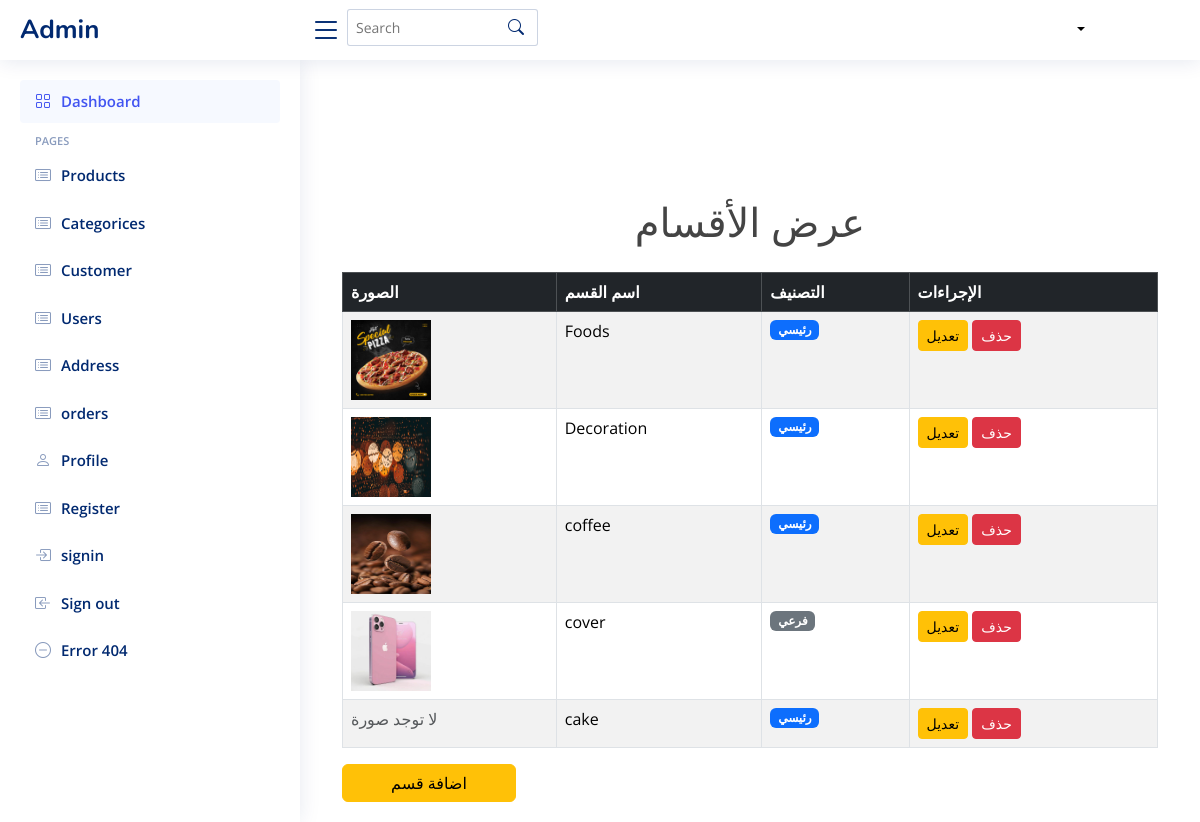
Page /showcate on the committed database.
### tables this page shows
CREATE TABLE category (
    id INTEGER PRIMARY KEY AUTOINCREMENT,
    name TEXT  NULL,
    parent_id INTEGER,
    image TEXT,
    FOREIGN KEY (parent_id) REFERENCES categories (id) ON DELETE SET NULL
);

### app.py (the view)
@app.route('/showcate')
def categories():
    conn = get_db_connection()
    cursor = conn.cursor()
    cursor.execute("SELECT * FROM category")
    categories = cursor.fetchall()
    conn.close()
    return render_template('admin/showcate.html', categories=categories)

### app.py (called while the page is built)
def get_db_connection():
    conn = sqlite3.connect('database/Eshop.db')
    conn.row_factory = sqlite3.Row  # لجلب النتائج كمصفوفات تشبه القواميس
    return conn

### templates/admin/showcate.html
{%include 'admin/header.html'%}
  <main id="main" class="main">
    <div class="container mt-5">
        <h1 class="text-center mb-4">عرض الأقسام</h1>
        <table class="table table-bordered table-striped">
            <thead class="table-dark">
                <tr>
                    <th>الصورة</th>
                    <th>اسم القسم</th>
                    <th>التصنيف</th>
                    <th>الإجراءات</th>
                </tr>
            </thead>
            <tbody>
                {% for category in categories %}
                <tr>
                    <td>
                        {% if category['image'] %}
                            <img src="{{ category['image'] }}" alt="صورة {{ category['name'] }}" width="80" height="80">
                        {% else %}
                            <span class="text-muted">لا توجد صورة</span>
                        {% endif %}
                    </td>
                    <td>{{ category['name'] }}</td>
                    <td>
                        {% if category['parent_id'] %}
                            <span class="badge bg-secondary">فرعي</span>
                        {% else %}
                            <span class="badge bg-primary">رئيسي</span>
                        {% endif %}
                    </td>
                    <td>
                        <a href="{{ url_for('edit_category', category_id=category['id']) }}" class="btn btn-warning btn-sm">تعديل</a>
                        <a href="{{ url_for('delete_category', category_id=category['id']) }}" class="btn btn-danger btn-sm" onclick="return confirm('هل أنت متأكد من الحذف؟');">حذف</a>
                    </td>
                </tr>
                {% endfor %}
            </tbody>
        </table>
        <a href="{{ url_for('add_category') }}" class="btn btn-warning ps-5 pe-5">اضافة قسم</a>
    </div>
    </main>
</body>
</html>

### templates/admin/header.html (shortened to what this page needs)
<!DOCTYPE html>
<html lang="en">
<head>
<!DOCTYPE html>
<html lang="en">
<head>
  <link href="https://cdn.jsdelivr.net/npm/bootstrap@5.3.0/dist/css/bootstrap.min.css" rel="stylesheet">
  <link href="static/vendor/bootstrap/css/bootstrap.min.css" rel="stylesheet">
  <link href="static/vendor/bootstrap-icons/bootstrap-icons.css" rel="stylesheet">
  <link href="static/vendor/boxicons/css/boxicons.min.css" rel="stylesheet">
  <link href="static/vendor/quill/quill.snow.css" rel="stylesheet">
  <link href="static/vendor/quill/quill.bubble.css" rel="stylesheet">
  <link href="static/vendor/remixicon/remixicon.css" rel="stylesheet">
  <link href="static/vendor/simple-datatables/style.css" rel="stylesheet">
  <link rel="stylesheet" href="static/css/fontawesome.min.css">
  <link rel="stylesheet" href="static/css/fontawesome.css">
  <link rel="stylesheet" href="static/css/all.min.css">
  <link href="static/css/index.css" rel="stylesheet">
</head>
<body>
  <header id="header" class="header fixed-top d-flex align-items-center">
    <div class="d-flex align-items-center justify-content-between">
      <a href="{{ url_for('home') }}" class="logo d-flex align-items-center">
        <span class="d-none d-lg-block">Admin</span>
      </a>
      <i class="bi bi-list toggle-sidebar-btn"></i>
    </div>
    <div class="search-bar">
      <form class="search-form d-flex align-items-center" method="POST" action="#">
        <input type="text" name="query" placeholder="Search" title="Enter search keyword">
        <button type="submit" title="Search"><i class="bi bi-search"></i></button>
      </form>
    </div>
      <nav class="navbar">
    <div class=" pro-info nav-item dropdown drop  p-0 d-flex ">
      <a class="info nav-link dropdown-toggle" href="#" role="button" data-bs-toggle="dropdown" aria-expanded="false">
      </a>
    </div>
    </nav>
  </header>
  <aside id="sidebar" class="sidebar">
    <ul class="sidebar-nav" id="sidebar-nav">
      <li class="nav-item">
        <a class="nav-link " href="{{url_for('home')}}">
          <i class="bi bi-grid"></i>
          <span>Dashboard</span>
        </a>
      </li>
      <li class="nav-heading">Pages</li>
      <li class="nav-item">
        <a class="nav-link collapsed" href="{{ url_for('show_product')}}">
          <i class="bi bi-card-list"></i>
          <span>Products</span>
        </a>
        </li>
        <li class="nav-item">
        <a class="nav-link collapsed" href="{{ url_for('categories') }}">
          <i class="bi bi-card-list"></i>
          <span>Categorices</span>
        </a>
      </li>
        <li class="nav-item">
        <a class="nav-link collapsed" href="{{url_for('show_seller')}}">
          <i class="bi bi-card-list"></i>
          <span>Customer</span>
        </a>
        </li>
      <li class="nav-item">
        <a class="nav-link collapsed" href="customer.html">
          <i class="bi bi-card-list"></i>
          <span>Users</span>
        </a>
      </li>
      <li class="nav-item">
        <a class="nav-link collapsed" href="address.html">
          <i class="bi bi-card-list"></i>
          <span>Address</span>
        </a>
      </li>
      <li class="nav-item">
        <a class="nav-link collapsed" href="orders.html">
          <i class="bi bi-card-list"></i>
          <span>orders</span>
        </a>
      </li>
      <li class="nav-item">
        <a class="nav-link collapsed" href="profile.html">
          <i class="bi bi-person"></i>
          <span>Profile</span>
        </a>
      </li>
      <li class="nav-item">
        <a class="nav-link collapsed" href="signup.html">
          <i class="bi bi-card-list"></i>
          <span>Register</span>
        </a>
      </li>
      <li class="nav-item">
        <a class="nav-link collapsed" href="signin.html">
          <i class="bi bi-box-arrow-in-right"></i>
          <span>signin</span>
        </a>
      </li>
      <li class="nav-item">
        <a class="nav-link collapsed" href="logout.html">
          <i class="bi bi-box-arrow-in-left"></i>
          <span>Sign out</span>
        </a>
      </li>
      <li class="nav-item">
        <a class="nav-link collapsed" href="pages-error-404.html">
          <i class="bi bi-dash-circle"></i>
          <span>Error 404</span>
        </a>
      </li>
    </ul>
  </aside>

### static/css/index.css (style rules this page uses)
:root { scroll-behavior: smooth; }
body { font-family: "Open Sans", sans-serif; background: #ffffff; color: #444444; }
a { color: #000; text-decoration: none; }
h1, h2, h3, h4, h5, h6 { font-family: "Nunito", sans-serif; }
.navbar { padding: 10px; background-color: #ffffff; margin-left: 500px; }
.navbar a, .navbar a:focus { display: flex; align-items: center; justify-content: space-between; padding: 5px 15px 7px 15px; margin-left: 5px; font-size: 14px; color: #000; white-space: nowrap; transition: 0.3s; border-radius: 50px; }
#main { margin-top: 60px; padding: 20px 30px; transition: all 0.3s; }
.logo { line-height: 1; }
@media (min-width: 1200px) { .logo { width: 280px; } }
.logo span { font-size: 26px; font-weight: 700; color: #012970; font-family: "Nunito", sans-serif; }
.header { transition: all 0.5s; z-index: 997; height: 60px; box-shadow: 0px 2px 20px rgba(1, 41, 112, 0.1); background-color: #fff; padding-left: 20px; }
.header .toggle-sidebar-btn { font-size: 32px; padding-left: 10px; cursor: pointer; color: #012970; }
.header .search-bar { margin-top: 10px; padding: 0 5px; }
.header .search-form { width: 100%; }
.header .search-form input { border: 0; font-size: 14px; color: #012970; border: 1px solid rgba(1, 41, 112, 0.2); padding: 7px 38px 7px 8px; border-radius: 3px; transition: 0.3s; width: 100%; }
.header .search-form button { border: 0; padding: 0; margin-left: -30px; background: none; }
.header .search-form button i { color: #012970; }
.sidebar { position: fixed; top: 60px; left: 0; bottom: 0; width: 300px; z-index: 996; transition: all 0.3s; padding: 20px; overflow-y: auto; scrollbar-width: thin; scrollbar-color: #aab7cf transparent; box-shadow: 0px 0px 20px rgba(1, 41, 112, 0.1); background-color: #fff; }
@media (min-width: 1200px) { #main, #footer { margin-left: 300px; } }
.sidebar-nav { padding: 0; margin: 0; list-style: none; }
.sidebar-nav li { padding: 0; margin: 0; list-style: none; }
.sidebar-nav .nav-item { margin-bottom: 5px; }
.sidebar-nav .nav-heading { font-size: 11px; text-transform: uppercase; color: #899bbd; font-weight: 600; margin: 10px 0 5px 15px; }
.sidebar-nav .nav-link { display: flex; align-items: center; font-size: 15px; font-weight: 600; color: #4154f1; transition: 0.3; background: #f6f9ff; padding: 10px 15px; border-radius: 4px; }
.sidebar-nav .nav-link i { font-size: 16px; margin-right: 10px; color: #4154f1; }
.sidebar-nav .nav-link.collapsed { color: #012970; background: #fff; }
.sidebar-nav .nav-link.collapsed i { color: #899bbd; }
input { padding: 5px; margin: 0; border: 1px solid #ccc; border-radius: 10px; }
a { color: #fff; }

### rows in the picture
category: shows a picture, name "Foods", parent_id "رئيسي"
category: shows a picture, name "Decoration", shows "رئيسي"
category: shows a picture, name "coffee", parent_id "رئيسي"
category: shows a picture, name "cover", parent_id "فرعي"
category: shows "لا توجد صورة", name "cake", shows "رئيسي"
